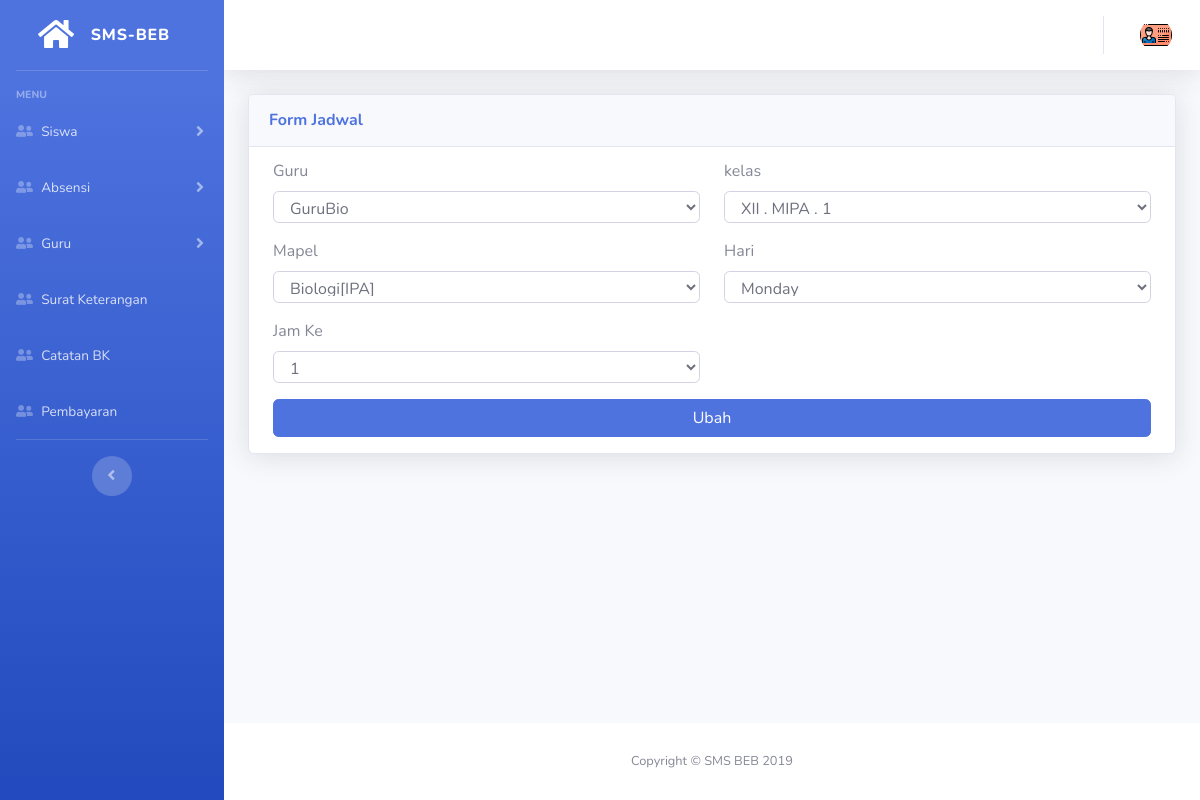
The app's page /dashboard/jadwal/edit/24 with its own data.
### tables this page shows
CREATE TABLE `tb_jadwal` (
  `id` int(6) NOT NULL,
  `nip` varchar(10) NOT NULL,
  `id_kelas` varchar(5) NOT NULL,
  `id_mapel` int(11) NOT NULL,
  `hari` varchar(10) NOT NULL,
  `jam` tinyint(2) NOT NULL
);

CREATE TABLE `tb_guru` (
  `id` int(6) NOT NULL,
  `nip` int(10) NOT NULL,
  `nama` varchar(50) NOT NULL,
  `email` varchar(30) NOT NULL,
  `password` varchar(32) NOT NULL,
  `alamat` varchar(50) NOT NULL
);

CREATE TABLE `tb_kelas` (
  `id` varchar(5) NOT NULL,
  `nama` varchar(15) NOT NULL,
  `tipe_kelas` enum('IPA','IPS') NOT NULL
);

CREATE TABLE `tb_mapel` (
  `id` int(11) NOT NULL,
  `nama` varchar(50) NOT NULL,
  `jurusan` enum('IPA','IPS','Umum') NOT NULL
);

### application/views/backend/layout/content.php (called while the page is built)
<?php
include str_replace("system", "application/views/backend/content", BASEPATH)."/$content.php";
 ?>

### application/controllers/dashboard/Jadwal.php (called while the page is built, shortened)
<?php
class Jadwal extends CI_Controller {
	function __construct()
  	{
		$this->low = "tb_jadwal";
		$this->cap = "Jadwal";
    }
	public function edit($id){
		$data['title'] = "Ubah $this->cap";
		$data['content'] = "$this->low/_form";
		$data['type'] = 'Ubah';
		$data['q'] = $this->db->query("SELECT * FROM tb_guru")->result_array();
		$data['query_mysql'] = $this->db->query("SELECT * FROM tb_kelas")->result_array();
		$data['qq'] = $this->db->query("SELECT * FROM tb_mapel")->result_array();
		$data['data'] = $this->db->get_where("$this->low", ['id' => $id])->row_array();
		$this->load->view('backend/index',$data);
	}
}

### index.php (called while the page is built, shortened)
<?php
require_once BASEPATH.'core/CodeIgniter.php';

### application/helpers/input_helper.php (called while the page is built, shortened)
<?php
class Input_helper
{
	public static function postOrOr($index, $a = '', $b = '')
	{
		if(isset($_POST[$index]) && $_POST[$index]!='')
			return $_POST[$index];
		else if(isset($a))
			return $a;
		return $b;
	}
}

### application/views/backend/content/tb_jadwal/_form.php (the view, shortened to what this page needs)
<div class="container-fluid">
<div class="card shadow mb-4">
    <div class="card-header py-3">
        <h6 class="m-0 font-weight-bold text-primary datatable">Form Jadwal</h6>
    </div>
    <div class="container" style="margin-top:12px;">
        <form method="post" action="" enctype="multipart/form-data">
            <div class="row">
                <div class="form-group col-md-6">
                    <label for="">Guru</label>
                    <?php
                    $nip = Input_Helper::postOrOr('nip', $data['nip']);
                    ?>
                    <select name="nip" id="" class="form-control">
                        <?php
                        foreach ($q as $k) {
                        ?>
                        <option <?= ($nip == $k['nip'] ? 'selected' : '') ?> value="<?= $k['nip'] ?>"><?= $k['nama'] ?></option>
                        <?php } ?>
                    </select>
                </div>
                <div class="form-group col-md-6">
                    <label for="">kelas</label>
                    <?php
                    $kl = Input_Helper::postOrOr('id_kelas', $data['id_kelas']);
                    ?>
                    <select name="id_kelas" id="kelas_change" class="form-control">
                        <?php
                        foreach ($query_mysql as $key) {
                        ?>
                        <option <?= ($kl == $key['id'] ? 'selected' : '') ?> value="<?= $key['id'] ?>"><?= $key['nama'] ?></option>
                        <?php } ?>
                    </select>
                </div>
                <div class="form-group col-md-6">
                    <label for="">Mapel</label>
                    <?php
                    $map = Input_Helper::postOrOr('id_mapel', $data['id_mapel']);
                    ?>
                    <select name="id_mapel" id="mapel" class="form-control">
                        <?php
                        foreach ($qq as $m) {
                        ?>
                        <option <?= ($map == $m['id'] ? 'selected' : '') ?> value="<?= $m['id'] ?>"><?= $m['nama']."[".$m['jurusan']."]" ?></option>
                        <?php } ?>
                    </select>
                </div>
                <div class="form-group col-md-6">
                    <label for="">Hari</label>
                    <?php
                    $h = ['Sunday', 'Monday', 'Tuesday', 'Wednesday', 'Thursday', 'Friday', 'Saturday'];
                    $hari = Input_Helper::postOrOr('hari', $data['hari']);
                    ?>
                    <select name="hari" id="hari" class="form-control">
                        <?php
                        foreach ($h as $har) {
                        ?>
                        <option <?= ($hari == $har ? 'selected' : '') ?> value="<?= $har ?>"><?= $har ?></option>
                        <?php } ?>
                    </select>
                </div>
                <div class="form-group col-md-6">
                    <label for="">Jam Ke</label>
                    <?php
                    $jam = Input_Helper::postOrOr('jam', $data['jam']);
                    ?>
                    <select name="jam" id="jam" class="form-control">
                        <?php
                        for($i = 1; $i < 11; $i++){
                        ?>
                        <option <?= ($jam == $i ? 'selected' : '') ?> value="<?= $i ?>"><?= $i ?></option>
                        <?php } ?>
                    </select>
                </div>
            </div>
            <div class="form-group">
            <input type="submit" id="btn_jadwal" value="<?= $type ?>" class="btn btn-primary btn-block">
            </div>
        </form>
    </div>
</div>
</div>

### assets/css/custom.css (style rules this page uses)
.btn { margin-bottom: 2px; }
.form-control { height: 32px; }
.container { width: 100% }

### records on screen
tb_jadwal: nip "GuruBio", id_kelas "XII . MIPA . 1", id_mapel "Biologi[IPA]", hari "Monday", jam "1"
